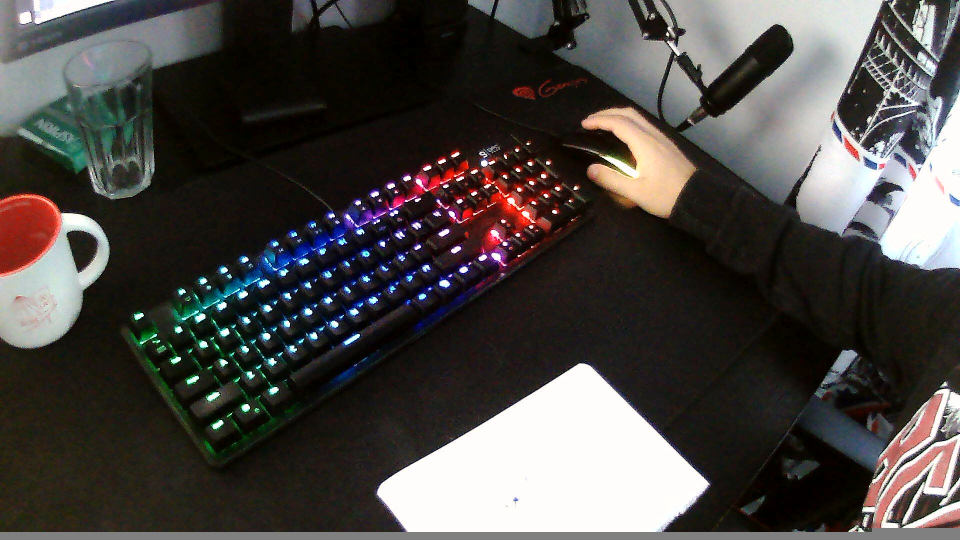
#> input picture perspectiveCalibration/test.jpg, 1920 x 1080 px (shown at 1/2 size)
$ python test.py
#> lines starting #> are read from the running program, lines starting #| are printed output that depends on the picture; after the words box and inside, x2 and y2 are one past the last pixel; in counts of white or black regions, pixels touching at a corner belong together
import cv2
import numpy as np

img = cv2.imread("test.jpg")
#> img is the input picture: shape (1080, 1920, 3); mean B, G, R 69, 71.5, 75

# Pixel values in original image
red_point = [147, 150]
green_point = [256, 182]
black_point = [119, 453]
blue_point = [231, 460]

# Create point matrix
point_matrix = np.float32([red_point, green_point, black_point, blue_point])

# Draw circle for each point
cv2.circle(img, (red_point[0], red_point[1]), 10, (0, 0, 255), cv2.FILLED)
#> img: shape (1080, 1920, 3); 0.02% of pixels changed, all inside (x1, y1, x2, y2) = (137, 140, 158, 161)
cv2.circle(img, (green_point[0], green_point[1]), 10, (0, 255, 0), cv2.FILLED)
#> img: shape (1080, 1920, 3); mean B, G, R 69, 71.5, 75
cv2.circle(img, (blue_point[0], blue_point[1]), 10, (255, 0, 0), cv2.FILLED)
#> img: shape (1080, 1920, 3); mean B, G, R 69, 71.5, 75
cv2.circle(img, (black_point[0], black_point[1]), 10, (0, 0, 0), cv2.FILLED)
#> img: shape (1080, 1920, 3); mean B, G, R 69, 71.5, 75

# Output image size
width, height = 250, 350

# Desired points value in output images
converted_red_pixel_value = [0, 0]
converted_green_pixel_value = [width, 0]
converted_black_pixel_value = [0, height]
converted_blue_pixel_value = [width, height]

# Convert points
converted_points = np.float32([converted_red_pixel_value, converted_green_pixel_value,
                               converted_black_pixel_value, converted_blue_pixel_value])

# perspective transform
perspective_transform = cv2.getPerspectiveTransform(point_matrix, converted_points)
img_Output = cv2.warpPerspective(img, perspective_transform, (width, height))
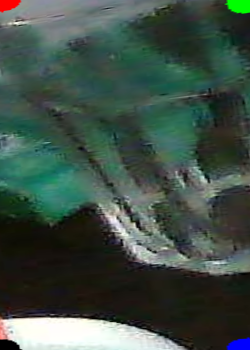
#> img_Output: shape (350, 250, 3); mean B, G, R 70.7, 79.9, 63.3

cv2.imshow("Original Image", img)
cv2.imshow("Output Image", img_Output)
cv2.waitKey(0)
